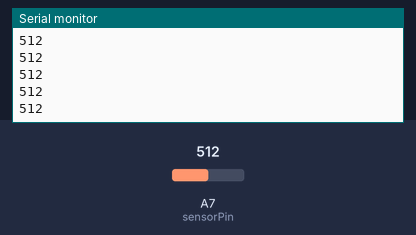
Recording of a sketch running on a simulated Arduino Nano, built with avr-gcc and run on an emulated ATmega328P. On the bench: the last lines printed to the serial monitor. The test bench sets the inputs (shaded band); at power-on: A7 (sensorPin) = 512.

Above: at 1.2 s.
1.3 s: A7 (sensorPin) set to 716
At 1.32 s:
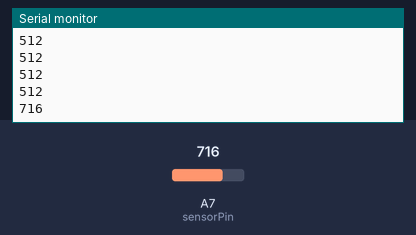
2.8 s: A7 (sensorPin) set to 900
At 2.83 s:
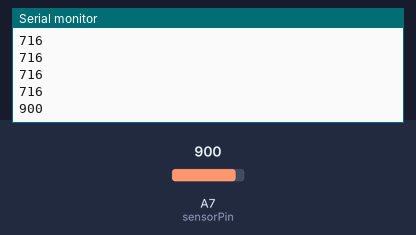
Timing chart, 0 to 5.8 s (numbered marks = the images above; inputs shaded):
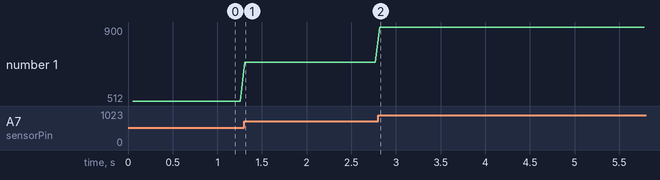

The sketch:

06_photo_resistor.ino
```cpp
int sensorPin = A7;

void setup() {
    Serial.begin(9600);
}

void loop()
{
    delay(50);
    Serial.println( analogRead(sensorPin));
}
```

Measured:
- after the input at 1.3 s, the serial monitor: prints a new line at once (image 1)
- after the input at 2.8 s, the serial monitor: prints a new line at once (image 2)
- plotted number 1: 512 → 716 after the input at 1.3 s, 716 → 900 after the input at 2.8 s
